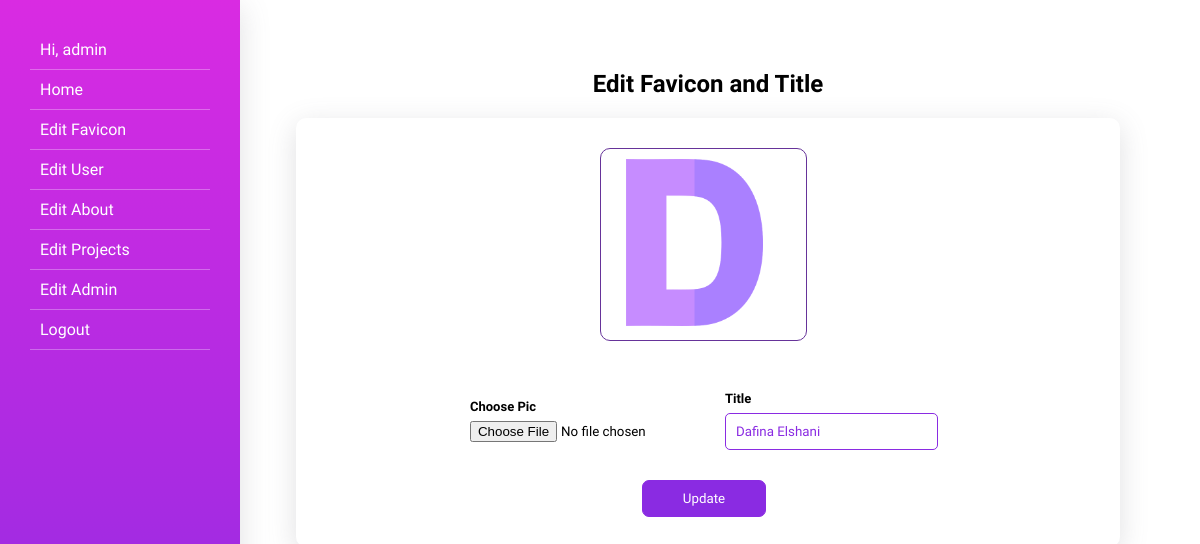
The app's page /admin/?editfavicon=true (signed in) with its own data.
### tables this page shows
CREATE TABLE `user` (
  `id` int(11) NOT NULL,
  `profilepic` varchar(250) NOT NULL,
  `name` varchar(250) NOT NULL,
  `linkedin` varchar(200) NOT NULL,
  `github` varchar(200) NOT NULL,
  `emailid` varchar(200) NOT NULL
);

CREATE TABLE `favicon` (
  `id` int(11) NOT NULL,
  `title` varchar(250) NOT NULL,
  `icon` varchar(250) NOT NULL
);

### admin/php/favicon.php (the view, shortened to what this page needs)
<div class="favicon">
  <h2>Edit Favicon and Title</h2>
  <div class="favicon-form">
    <form
      method="post"
      action="php/update-favicon.php"
      enctype="multipart/form-data"
    >
    <div class="inside">
    <div class="form-image">
      <img src="../assets/img/<?=$data['icon']?>" />
    </div>
    <div class="form-input">
      <div class="inner-input">
      <label for="projectpic">Choose Pic</label>
      <input type="file" name="siteicon" id="profilepic" />
      </div>
      <div class="inner-input">
      <label for="name"> Title</label>
      <input
        type="text"
        name="title"
        value="<?=$data['title']?>"
        id="name"
        placeholder="Enter Name"
      />
      </div>
      </div>
      <input type="submit" name="seo" class="update" value="Update" />
      </div>
    </form>
    </div>
  </div>
</div>

### admin/css/dashboard.css (style rules this page uses)
* { margin: 0; padding: 0; box-sizing: border-box; font-family: "Work Sans", sans-serif; }
.favicon { padding: 30px 0; }
.favicon > h2 { text-align: center; margin-bottom: 20px; }
.favicon > .favicon-form { width: 90%; margin: auto; box-shadow: rgba(100, 100, 111, 0.2) 0px 7px 29px 0px; padding: 10px; border-radius: 10px; }
.inside { width: 99%; display: flex; flex-direction: column; align-items: center; justify-content: center; gap: 20px; }
.form-image { padding: 10px; margin: 20px auto; width: 26%; border-radius: 10px; border: 1px solid rebeccapurple; }
img { width: 90%; margin: auto; }
.form-input { padding: 10px; display: flex; justify-content: space-around; align-items: center; }
.form-input > .inner-input { display: flex; flex-direction: column; gap: 7px; }
.form-input > .inner-input label { font-size: 13px; font-weight: 600; }
.form-input > .inner-input input[type="text"] { color: blueviolet; padding: 10px; border: 1px solid blueviolet; border-radius: 5px; }
.update { margin-bottom: 20px; padding: 10px 40px; border-radius: 7px; border: 1px solid blueviolet; background: blueviolet; color: #fff; transition: ease 0.3s; }

### records on screen
user: favicon.icon (picture), title "Dafina Elshani"

### other values on screen
$_SESSION['username'] "admin"
